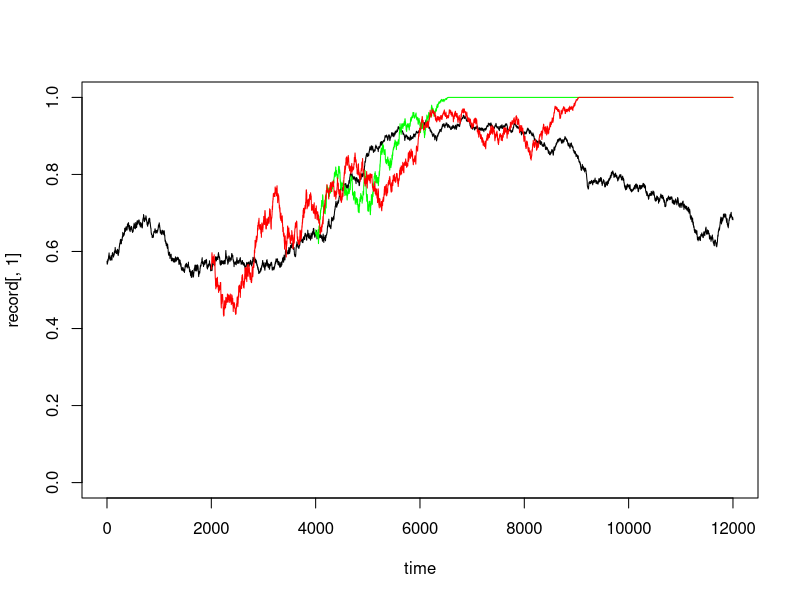

This chart was generated by the following R code:
{
initial_allele_freq <- 0.5

Ne_marine <- 50000
Ne_Gosling <- 10000
Ne_Roberts <- 10000
Ne_vector <- c(Ne_marine, Ne_Gosling, Ne_Roberts)

T_Robcolonization <- 2000
T_Goscolonization <- 4000


N_generations <- 12000
N_simulations <- 50
record <- matrix(nrow = N_generations, ncol = 3)
allele_fre_result <- matrix(nrow = N_simulations, ncol = 4)

colnames(allele_fre_result) <- c("Initial","Marine", "Gosling", "Roberts")

initial_allele_freq <- runif(N_simulations, 0,1)
system.time(
for (sim in 1:N_simulations){
  record[1,1] <- initial_allele_freq[sim]
  for(gen in 2:N_generations){
	  # get allele freq next generation in Marine
  	if(gen == T_Robcolonization){record[gen-1,3] <- record[gen-1,1]}
	  if(gen == T_Goscolonization){record[gen-1,2] <- record[gen-1,1]}

  	record[gen,] <- rbinom(3, size = Ne_vector, record[gen-1,])/Ne_vector
  }
  allele_fre_result[sim,] <- append(record[1,1],record[N_generations,])

})
}
time <-1: N_generations
plot(record[,1] ~ time, type = "l", ylim = c(0,1))
lines(x = time, y = record[,2], col = "green")
lines(x = time, y = record[,3], col = "red")


# Calculate Fst